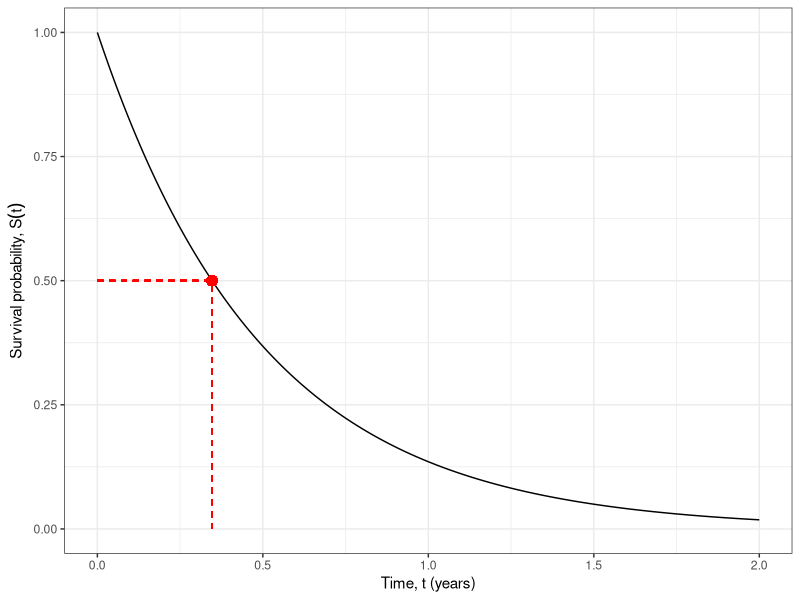
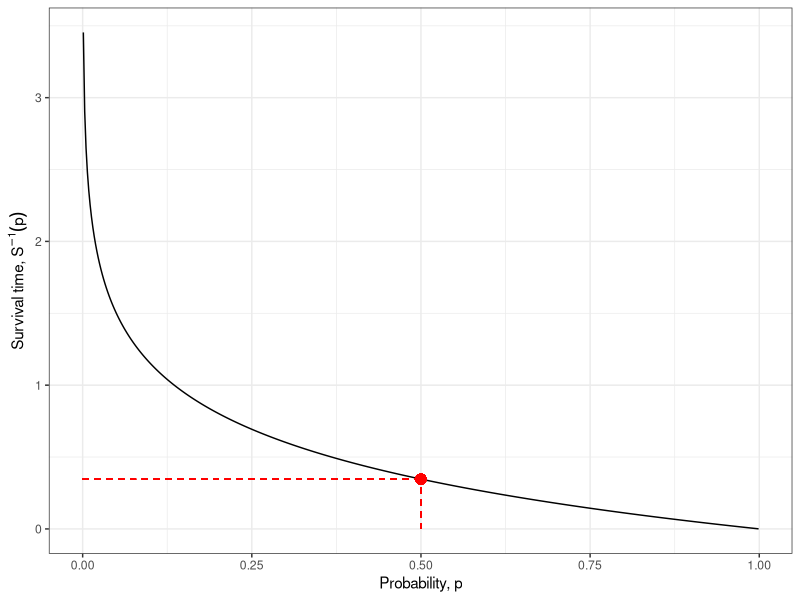

Write R code to recreate these figures, in order.
## ---- chunk 1
#| code-fold: true
library(ggplot2)

lam <- 2
t_med <- log(2) / lam
t_seq <- seq(0, 2, length.out = 500)
p_seq <- seq(0.001, 0.999, length.out = 500)

ggplot(
  data.frame(t = t_seq, s = exp(-lam * t_seq)),
  aes(x = t, y = s)
) +
  geom_line() +
  geom_segment(
    aes(x = 0, xend = t_med, y = 0.5, yend = 0.5),
    linetype = "dashed", color = "red"
  ) +
  geom_segment(
    aes(x = t_med, xend = t_med, y = 0, yend = 0.5),
    linetype = "dashed", color = "red"
  ) +
  geom_point(aes(x = t_med, y = 0.5), color = "red", size = 3) +
  labs(
    x = "Time, t (years)",
    y = expression("Survival probability, " * S(t))
  ) +
  theme_bw()
## ---- chunk 2
#| code-fold: true
ggplot(
  data.frame(p = p_seq, isf = -log(p_seq) / lam),
  aes(x = p, y = isf)
) +
  geom_line() +
  geom_segment(
    aes(x = 0.5, xend = 0.5, y = 0, yend = t_med),
    linetype = "dashed", color = "red"
  ) +
  geom_segment(
    aes(x = 0, xend = 0.5, y = t_med, yend = t_med),
    linetype = "dashed", color = "red"
  ) +
  geom_point(aes(x = 0.5, y = t_med), color = "red", size = 3) +
  labs(x = "Probability, p", y = expression("Survival time, " * S^{-1}*(p))) +
  theme_bw()
## ---- chunk 3
#| code-fold: show
qexp(p = 0.5, rate = 2)
